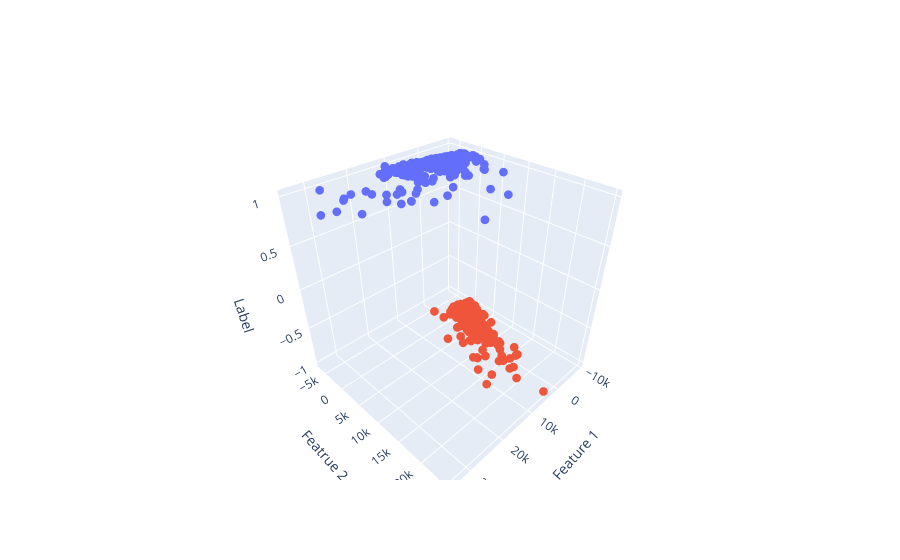

Here is the notebook cell this chart was saved with:
### Markdown cell above
Now, we can plot our training data in 3D with a 3D scatter plot (we are going to use surface plots afterwards and the new interface of plotly cannot do surface plots yet, so we are using the older style rather than plotly express):

### Code cell
points_colorscale = [
                     [0.0, 'rgb(239, 85, 59)'],
                     [1.0, 'rgb(99, 110, 250)'],
                    ]

layout = go.Layout(scene=dict(
                              xaxis=dict(title='Feature 1'),
                              yaxis=dict(title='Featrue 2'),
                              zaxis=dict(title='Label')
                             ),
                  )

points = go.Scatter3d(x=df['Feature 1'], 
                      y=df['Feature 2'], 
                      z=y,
                      mode='markers',
                      text=df['Label'],
                      marker=dict(
                                  size=3,
                                  color=y,
                                  colorscale=points_colorscale
                            ),
                     )

fig2 = go.Figure(data=[points], layout=layout)
fig2.show()

### Figure 1 — Plotly figure (JSON) as saved in the notebook; plotly's stock layout.template omitted (floating-point values rounded to 4 significant figures; data arrays with more than 128 entries replaced by an {"elided": "..."} marker saying what was removed)
{"data": [{"marker": {"color": {"elided": "771 int values"}, "colorscale": [[0, "rgb(239, 85, 59)"], [1, "rgb(99, 110, 250)"]], "size": 3}, "mode": "markers", "text": {"elided": "771 int values"}, "type": "scatter3d", "x": {"elided": "771 float values"}, "y": {"elided": "771 float values"}, "z": {"elided": "771 int values"}}], "layout": {"scene": {"xaxis": {"title": {"text": "Feature 1"}}, "yaxis": {"title": {"text": "Featrue 2"}}, "zaxis": {"title": {"text": "Label"}}}}}
